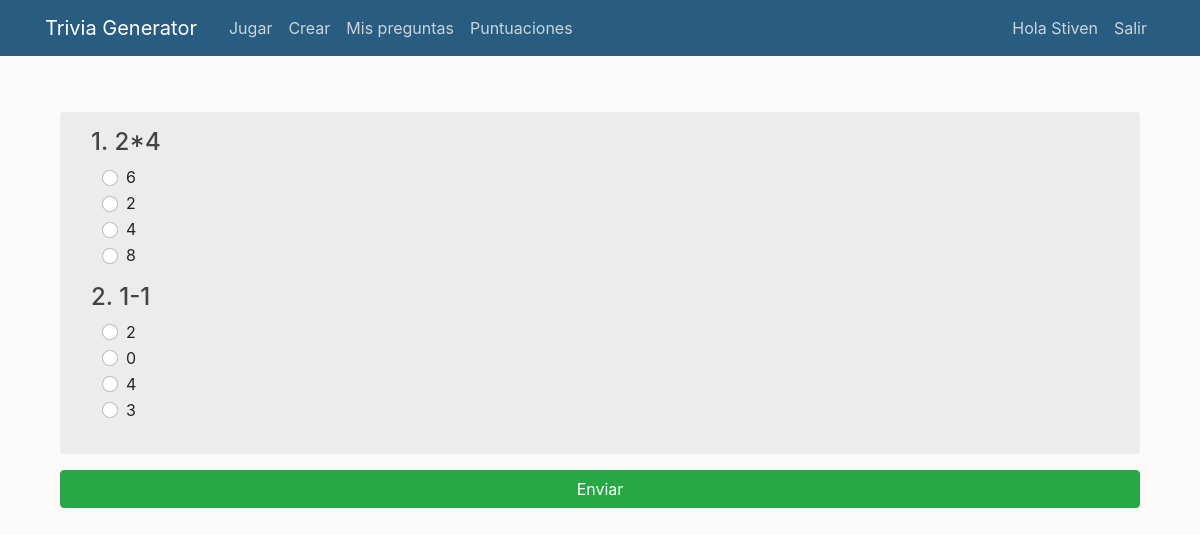
The app's page /jugar/trivia/1 (signed in), older data.
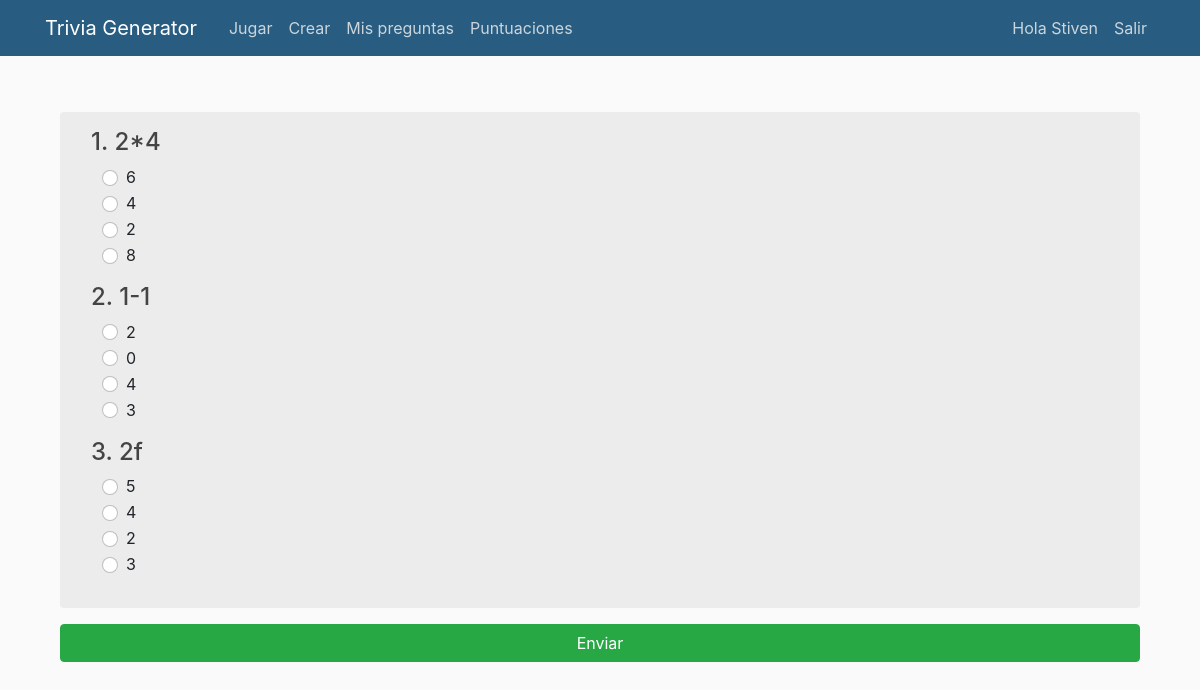
The same page, newer data.
### TGApp/models.py (models this page shows, shortened)
class Pregunta(models.Model):
    autor = models.ForeignKey(User, on_delete=models.CASCADE, null=True)
    trivia = models.ForeignKey(Trivia, on_delete=models.CASCADE, null=True)
    id = models.AutoField(primary_key=True)
    pregunta = models.TextField(verbose_name='Enunciado de la pregunta', null=True)
    opcionCorrecta = models.CharField(max_length=350, verbose_name='Opcion correcta de la pregunta', null=True)
    opcion2 = models.CharField(max_length=350, verbose_name='Opcion falsa de la pregunta', null=True)
    opcion3 = models.CharField(max_length=350, verbose_name='Opcion falsa de la pregunta', null=True)
    opcion4 = models.CharField(max_length=350, verbose_name='Opcion falsa de la pregunta', null=True)
    respuesta = models.CharField(max_length=350, verbose_name='respuesta', null=True)
    puntaje = models.DecimalField(verbose_name='Puntaje obtenido', default=0, decimal_places=2, max_digits=10)

### TGApp/views.py (the view)
# urls.py: path('jugar/trivia/<int:Trivia_id>', views.jugarTrivia, name='jugarTrivia'),
@login_required
def jugarTrivia(request, Trivia_id):
    if request.method == 'POST':
        trivia = Trivia.objects.get(id=Trivia_id)
        QuizUsuario, created = UsuarioTrivia.objects.get_or_create(usuario=request.user, trivia=trivia)
        preguntas = Pregunta.objects.filter(trivia=trivia).order_by('?')
        usuarios = UsuarioTrivia.objects.filter(trivia=trivia)
        for usuario in usuarios:
            puntajeUsuario = int(usuario.puntajeTotal)
        preguntas_options = []
        for pregunta in preguntas:
            options = [pregunta.opcionCorrecta, pregunta.opcion2, pregunta.opcion3, pregunta.opcion4]
            shuffle(options)
            pregunta_options = {'pregunta': pregunta, 'options': options}
            preguntas_options.append(pregunta_options)
        puntaje = 0
        incorrecta = 0
        correcta = 0
        total = 0
        count = 0
        puntajeUsuario = 0
        QuizUsuario.puntajeTotal =0
        QuizUsuario.save()
        for pregunta_options in preguntas_options:
            opcion_seleccionada = request.POST.get(str(pregunta_options['pregunta'].id))
            total += 1
            if opcion_seleccionada == pregunta_options['pregunta'].opcionCorrecta:
                puntajeUsuario += 10
                puntaje += 10
                correcta +=1
            else:
                incorrecta +=1
        percent = puntaje/(total*10) *100
        percent = round(percent, 2)
        QuizUsuario.puntajeTotal += puntajeUsuario
        QuizUsuario.save()
        context = {
            'preguntas':preguntas,
            'preguntas_options': preguntas_options,
            'trivia':trivia,
            'puntaje':puntaje,
            'incorrecta':incorrecta,
            'correcta':correcta,
            'total':total,
            'count':count,
            'percent':percent,
            'puntajeUsuario':puntajeUsuario,
        }
        return render(request, 'TGApp/resultados.html', context)
    else:
        trivia = Trivia.objects.get(id=Trivia_id)
        preguntas = Pregunta.objects.filter(trivia=trivia).order_by('?')
        contador = preguntas.count()
        preguntas_options = []
        for pregunta in preguntas:
            options = [pregunta.opcionCorrecta, pregunta.opcion2, pregunta.opcion3, pregunta.opcion4]
            shuffle(options)
            pregunta_options = {'pregunta': pregunta, 'options': options}
            preguntas_options.append(pregunta_options)
        context = {
            'preguntas_options': preguntas_options,
            'contar_user':contador
        }
        return render(request, 'jugar/jugarTrivia.html', context)

### TGApp/templates/jugar/jugarTrivia.html (shortened to what this page needs)
{% extends "TGApp/base.html" %}
{% block contenido %}
<div class="container">
{% if contar_user == 0 %}
	<div class="container text-center">
		<div class="mt-2 p-3 bg-background text-body rounded">
			<h2>
				Aun no hay preguntas registradas para esta trivia.
			</h2>
		</div>
	</div>
{% else %}
  <div class="mt-4 p-3 bg-background text-body rounded">
    {% for pregunta_options in preguntas_options %}
        <form method="POST">
            <div class="container">
                <h4>
                    <span class="">{{forloop.counter}}.</span> {{ pregunta_options.pregunta.pregunta }}
                  </h4>
                <div class="container mb-3">
                {% for option in pregunta_options.options %}
                    <div class="form-check">
                        <input type="radio" class="form-check-input" name="{{ pregunta_options.pregunta.pk }}" value="{{ option }}" id="gridRadios{{ forloop.counter }}">
                        <label class="form-check-label " for="gridRadios{{ forloop.counter }}">
                            {{ option }}
                    </label>
                    </div>
                {% endfor %}
            </div>
            </div>
    {% endfor %}
</div>
        <p>
            <div class="d-grid">
                <button type="submit" class="btn btn-success btn-block">Enviar</button>
              </div>
        </p>
    </div>
{% endif %}
{% endblock %}

Row changes from the older to the newer data that the page shows:
added Pregunta: pregunta.pregunta "2f", options "5" "4" "2" "3"
